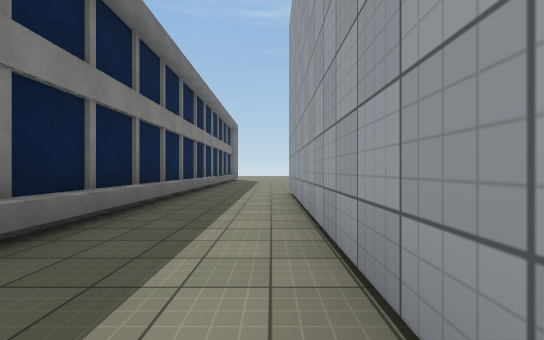
[1] (above)

24 first-person views from a walk through a 3-D level made in the Unity game engine. The camera is 1.3 m above the floor, looks level and sees 90° across. Doors are open. The floor is counted in squares, 2 m on a side. Each view is taken from the middle of a square. On the plan, view 1 faces up. The plan holds only what a view shows up to about 9 squares ahead; the rest is blank. The place goes on beyond the plan. The player character is not drawn. Surface patterns are stand-ins for the level's own textures.

[2]
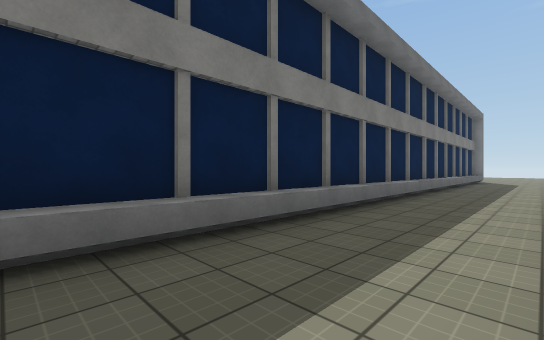

[3]
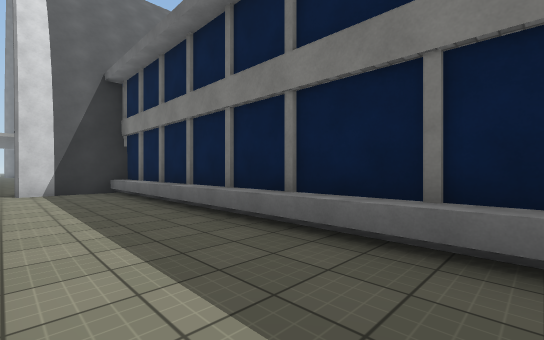

[4]
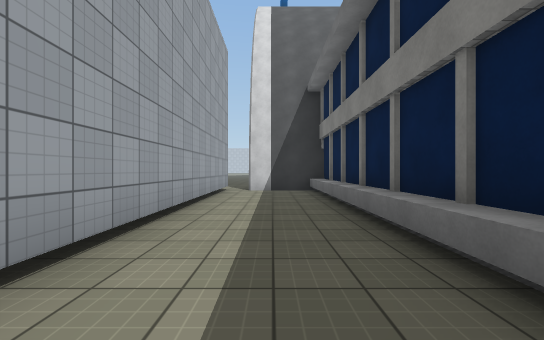

[5]
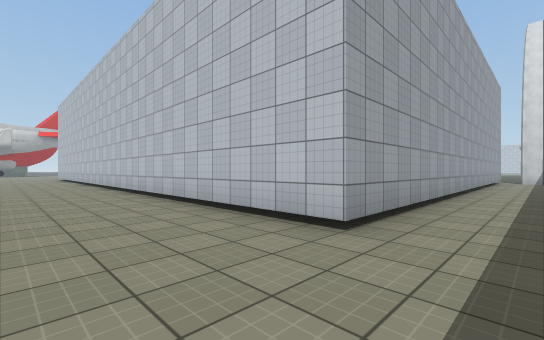

[6]
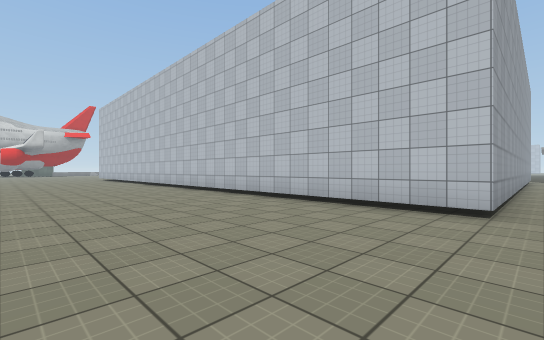

[7]
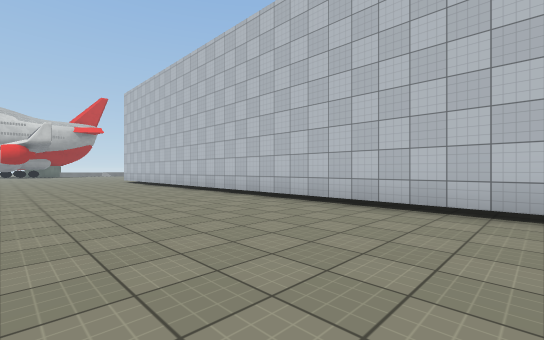

[8]
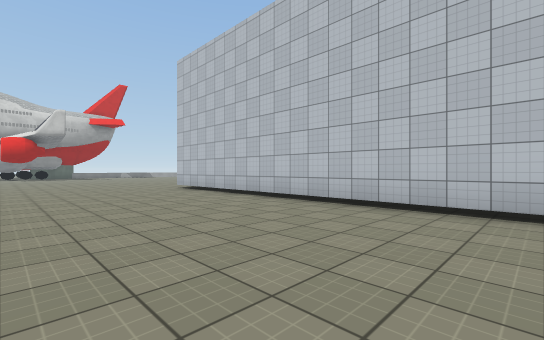

[9]
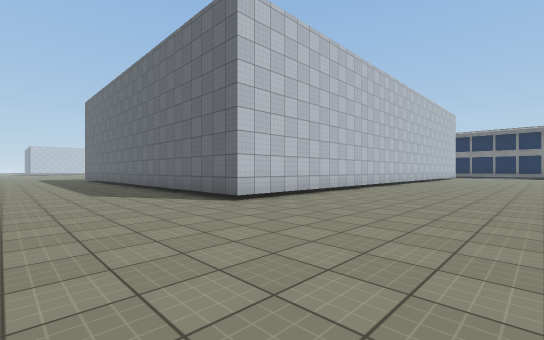

[10]
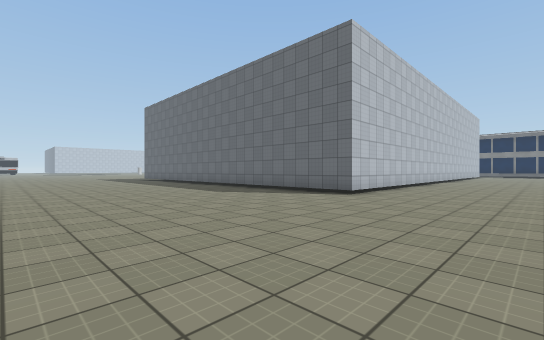

[11]
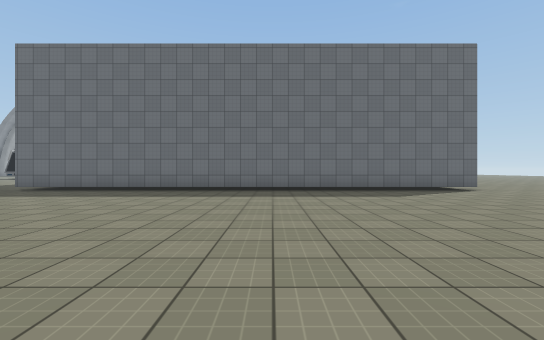

[12]
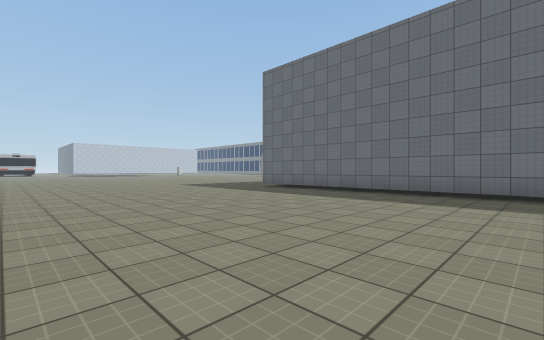

[13]
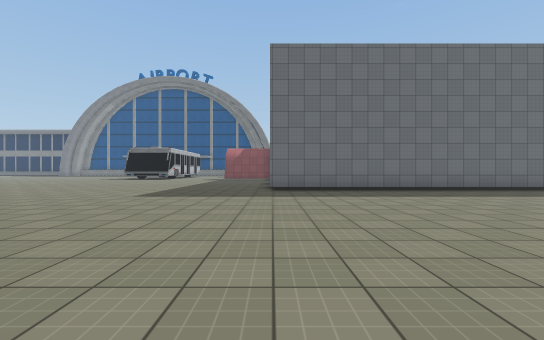

[14]
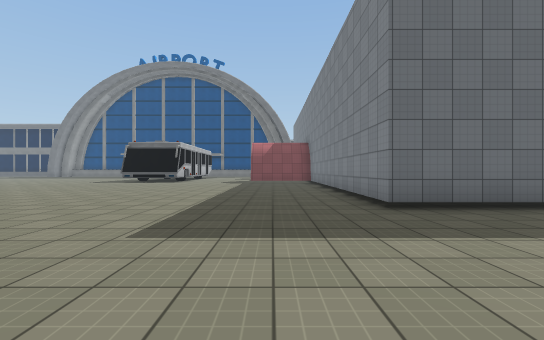

[15]
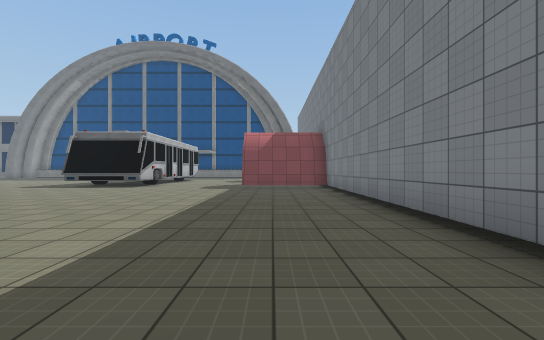

[16]
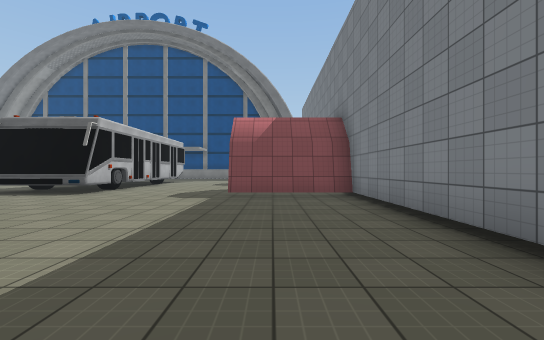

[17]
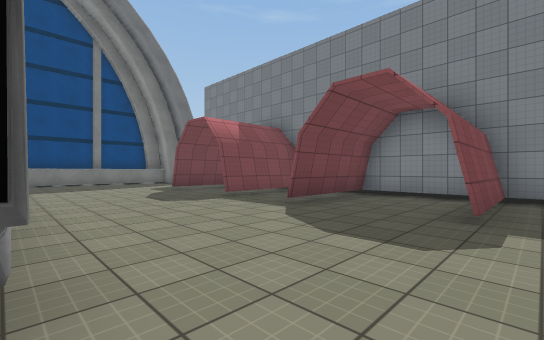

[18]
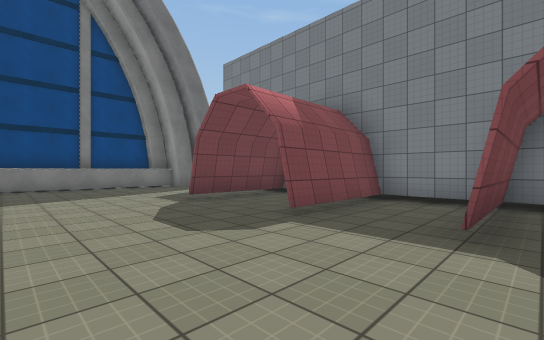

[19]
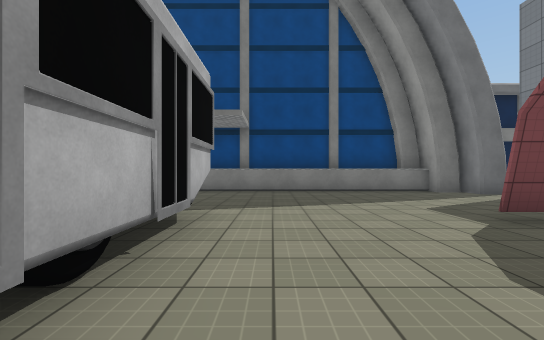

[20]
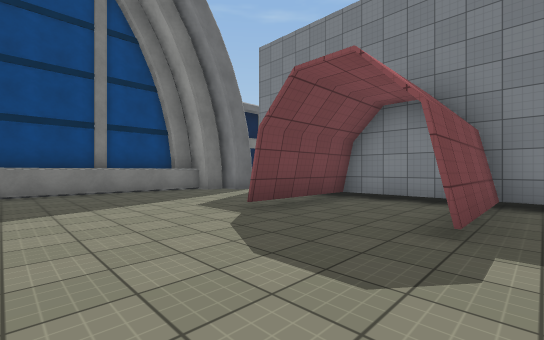

[21]
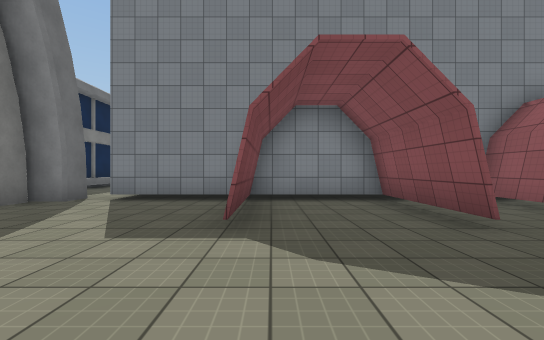

[22]
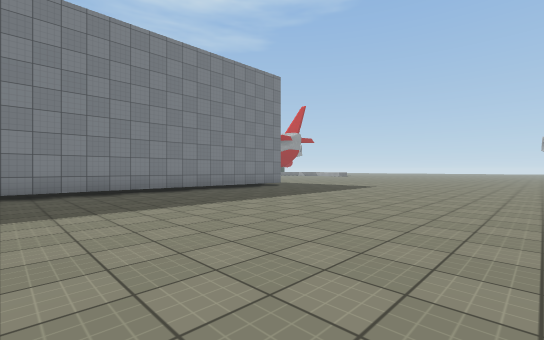

[23]
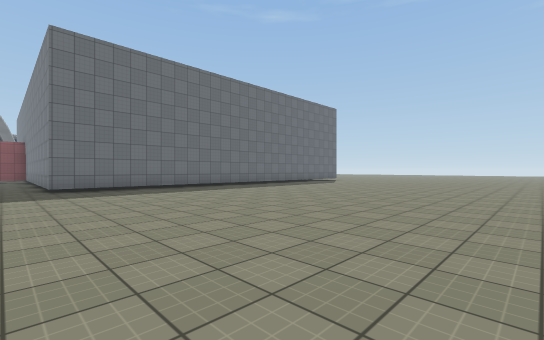

[24]
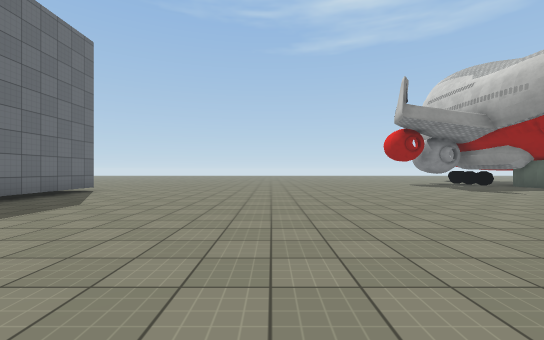

### Floor plan
Points are (right, up) in squares from view 1. A wall is a line through its corners. A room is listed if a view was taken in it or the views show most of it. See-through windows are left out.
Room 1 (views 1, 2, 3, 4, 5, 6, 7, 8, 9, 10, 11, 12, 13, 14, 15, 16, 17, 18, 19, 20, 21, 22, 23, 24)
walls: (20.5, -7.1) (0.5, -7.1) (0.5, 7.4) (20.5, 7.4) (20.5, -7.1); (11.4, -7) (11.4, -10.1); (8.6, -7) (8.6, -10.1); (8.5, -8.5) (8.5, -7.1); (6.4, -7) (6.4, -10.1); (10.7, -14) (10.9, -15.5); (10.3, -13.9) (10.8, -14) (10.8, -15.5); (9.4, -14) (9.4, -14.5); (6.3, -10.1) (6.3, -7); (9, -14) (10.8, -14); (3.6, -7) (3.6, -10.1); (2.6, -14) (6.1, -14); (-1.3, -8.1) (-1.3, -15.1); (-2, -9.3) (-2, -14.1); (-2.7, 10) (-2.7, -6.7) (-0.2, -6.7) (-0.2, -7.4) (-0.9, -7.4) (-0.9, -8.2) (-1.7, -8.2) (-1.7, -8.9)
low walls: (-2.2, 10.2) (-2.2, -6.8)

Where each view was taken, in squares from view 1:
view 1: 0 up, 0 right, facing up
view 2: 0 up, 0 right, facing up-left
view 3: 2 up, 0 right, facing down-left
view 4: 2 up, 1 left, facing down
view 5: 10 up, 1 left, facing down-right
view 6: 12 up, 0 right, facing down-right
view 7: 12 up, 5 right, facing down-right
view 8: 12 up, 11 right, facing down-right
view 9: 12 up, 24 right, facing down-left
view 10: 11 up, 27 right, facing down-left
view 11: 1 up, 29 right, facing left
view 12: 1 up, 28 right, facing down-left
view 13: 7 down, 29 right, facing left
view 14: 9 down, 25 right, facing left
view 15: 9 down, 21 right, facing left
view 16: 9 down, 18 right, facing left
view 17: 14 down, 12 right, facing up-left
view 18: 13 down, 9 right, facing up-left
view 19: 13 down, 7 right, facing left
view 20: 13 down, 7 right, facing up-left
view 21: 13 down, 4 right, facing up
view 22: 15 down, 12 right, facing up-right
view 23: 8 down, 30 right, facing up-left
view 24: 1 down, 26 right, facing up
